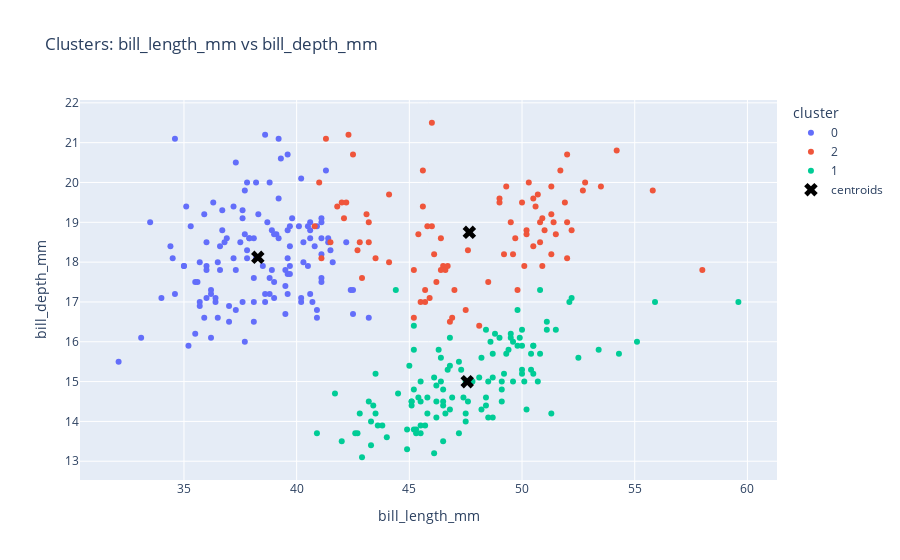
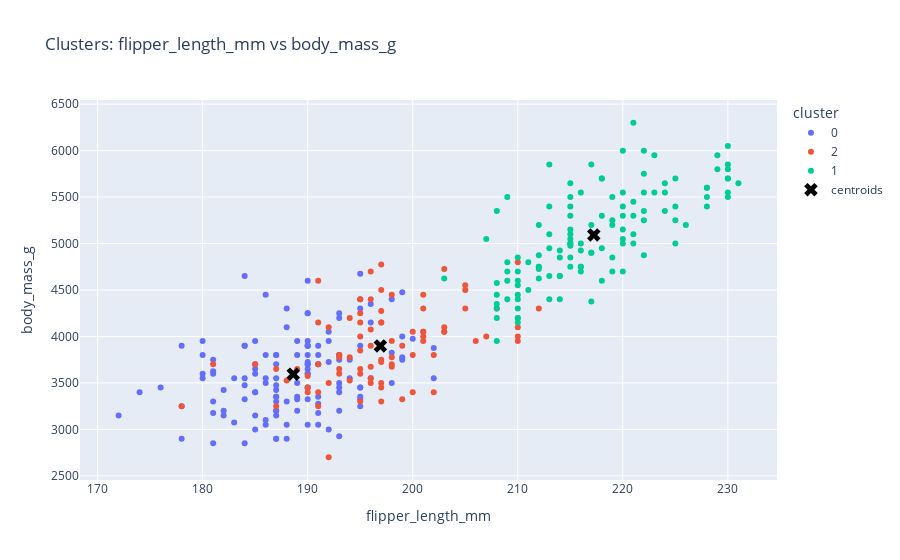

The notebook cell saved with these charts, in order:
### Markdown cell above
## 5 - Matriz de Dispersão

### Code cell
# 5 - Matrizes de dispersão com pontos e centroides
# Recuperar centróides em escala original (inverter a transformação)
centers_scaled = kmeans.cluster_centers_
centers_orig = scaler.inverse_transform(centers_scaled)
centers_df = pd.DataFrame(centers_orig, columns=X_numeric.columns)

# Gráfico 1: bill_length_mm x bill_depth_mm
fig = px.scatter(penguins_labeled, x='bill_length_mm', y='bill_depth_mm', color=penguins_labeled['cluster'].astype(str),
                 title='Clusters: bill_length_mm vs bill_depth_mm', labels={'color':'cluster'})
fig.add_trace(go.Scatter(x=centers_df['bill_length_mm'], y=centers_df['bill_depth_mm'],
                         mode='markers', marker=dict(symbol='x', size=12, color='black'), name='centroids'))
fig.show()

# Gráfico 2: flipper_length_mm x body_mass_g
fig2 = px.scatter(penguins_labeled, x='flipper_length_mm', y='body_mass_g', color=penguins_labeled['cluster'].astype(str),
                 title='Clusters: flipper_length_mm vs body_mass_g', labels={'color':'cluster'})
fig2.add_trace(go.Scatter(x=centers_df['flipper_length_mm'], y=centers_df['body_mass_g'],
                         mode='markers', marker=dict(symbol='x', size=12, color='black'), name='centroids'))
fig2.show()

### Figure 1 — Plotly figure (JSON) as saved in the notebook; plotly's stock layout.template omitted (floating-point values rounded to 4 significant figures; data arrays with more than 128 entries replaced by an {"elided": "..."} marker saying what was removed)
{"data": [{"hovertemplate": "cluster=0<br>bill_length_mm=%{x}<br>bill_depth_mm=%{y}<extra></extra>", "legendgroup": "0", "marker": {"color": "#636efa", "symbol": "circle"}, "mode": "markers", "name": "0", "orientation": "v", "showlegend": true, "type": "scatter", "x": {"elided": "129 float values"}, "xaxis": "x", "y": {"elided": "129 float values"}, "yaxis": "y"}, {"hovertemplate": "cluster=2<br>bill_length_mm=%{x}<br>bill_depth_mm=%{y}<extra></extra>", "legendgroup": "2", "marker": {"color": "#EF553B", "symbol": "circle"}, "mode": "markers", "name": "2", "orientation": "v", "showlegend": true, "type": "scatter", "x": [42.5, 46, 44.1, 42.3, 42, 41.3, 41.8, 45.8, 42.8, 42.1, 42.9, 41.1, 40.8, 43.2, 41, 43.2, 45.6, 42.2, 42.7, 44.1, 43.1, 41.5, 46.5, 50, 51.3, 45.4, 52.7, 45.2, 46.1, 51.3, 46, 51.3, 46.6, 51.7, 47, 52, 45.9, 50.5, 50.3, 58, 46.4, 49.2, 48.5, 50.6, 46.7, 52, 50.5, 49.5, 46.4, 52.8, 54.2, 51, 49.7, 47.5, 47.6, 52, 46.9, 53.5, 49, 46.2, 50.9, 45.5, 50.9, 50.8, 50.1, 49, 51.5, 49.8, 48.1, 51.4, 45.7, 50.7, 52.2, 45.2, 49.3, 50.2, 45.6, 51.9, 46.8, 45.7, 55.8, 43.5, 49.6, 50.8, 50.2], "xaxis": "x", "y": [20.7, 21.5, 19.7, 21.2, 19.5, 21.1, 19.4, 18.9, 18.5, 19.1, 17.6, 18.1, 18.9, 18.5, 20, 19, 20.3, 19.5, 18.3, 18, 19.2, 18.5, 17.9, 19.5, 19.2, 18.7, 19.8, 17.8, 18.2, 18.2, 18.9, 19.9, 17.8, 20.3, 17.3, 18.1, 17.1, 19.6, 20, 17.8, 18.6, 18.2, 17.5, 19.4, 17.9, 19, 18.4, 19, 17.8, 20, 20.8, 18.8, 18.6, 16.8, 18.3, 20.7, 16.6, 19.9, 19.5, 17.5, 19.1, 17, 17.9, 18.5, 17.9, 19.6, 18.7, 17.3, 16.4, 19, 17.3, 19.7, 18.8, 16.6, 19.9, 18.8, 19.4, 19.5, 16.5, 17, 19.8, 18.1, 18.2, 19, 18.7], "yaxis": "y"}, {"hovertemplate": "cluster=1<br>bill_length_mm=%{x}<br>bill_depth_mm=%{y}<extra></extra>", "legendgroup": "1", "marker": {"color": "#00cc96", "symbol": "circle"}, "mode": "markers", "name": "1", "orientation": "v", "showlegend": true, "type": "scatter", "x": [46.1, 50, 48.7, 50, 47.6, 46.5, 45.4, 46.7, 43.3, 46.8, 40.9, 49, 45.5, 48.4, 45.8, 49.3, 42, 49.2, 46.2, 48.7, 50.2, 45.1, 46.5, 46.3, 42.9, 46.1, 47.8, 48.2, 50, 47.3, 42.8, 45.1, 59.6, 49.1, 48.4, 42.6, 44.4, 44, 48.7, 42.7, 49.6, 45.3, 49.6, 50.5, 43.6, 45.5, 50.5, 44.9, 45.2, 46.6, 48.5, 45.1, 50.1, 46.5, 45, 43.8, 45.5, 43.2, 50.4, 45.3, 46.2, 45.7, 54.3, 45.8, 49.8, 49.5, 43.5, 50.7, 47.7, 46.4, 48.2, 46.5, 46.4, 48.6, 47.5, 51.1, 45.2, 45.2, 49.1, 52.5, 47.4, 50, 44.9, 50.8, 43.4, 51.3, 47.5, 52.1, 47.5, 52.2, 45.5, 49.5, 44.5, 50.8, 49.4, 46.9, 48.4, 51.1, 48.5, 55.9, 47.2, 49.1, 46.8, 41.7, 53.4, 43.3, 48.1, 50.5, 49.8, 43.5, 51.5, 46.2, 55.1, 48.8, 47.2, 46.8, 50.4, 45.2, 49.9], "xaxis": "x", "y": [13.2, 16.3, 14.1, 15.2, 14.5, 13.5, 14.6, 15.3, 13.4, 15.4, 13.7, 16.1, 13.7, 14.6, 14.6, 15.7, 13.5, 15.2, 14.5, 15.1, 14.3, 14.5, 14.5, 15.8, 13.1, 15.1, 15, 14.3, 15.3, 15.3, 14.2, 14.5, 17, 14.8, 16.3, 13.7, 17.3, 13.6, 15.7, 13.7, 16, 13.7, 15, 15.9, 13.9, 13.9, 15.9, 13.3, 15.8, 14.2, 14.1, 14.4, 15, 14.4, 15.4, 13.9, 15, 14.5, 15.3, 13.8, 14.9, 13.9, 15.7, 14.2, 16.8, 16.2, 14.2, 15, 15, 15.6, 15.6, 14.8, 15, 16, 14.2, 16.3, 13.8, 16.4, 14.5, 15.6, 14.6, 15.9, 13.8, 17.3, 14.4, 14.2, 14, 17, 15, 17.1, 14.5, 16.1, 14.7, 15.7, 15.8, 14.6, 14.4, 16.5, 15, 17, 15.5, 15, 16.1, 14.7, 15.8, 14, 15.1, 15.2, 15.9, 15.2, 16.3, 14.1, 16, 16.2, 13.7, 14.3, 15.7, 14.8, 16.1], "yaxis": "y"}, {"marker": {"color": "black", "size": 12, "symbol": "x"}, "mode": "markers", "name": "centroids", "type": "scatter", "x": [38.28, 47.57, 47.66], "y": [18.12, 15.0, 18.75]}], "layout": {"legend": {"title": {"text": "cluster"}, "tracegroupgap": 0}, "title": {"text": "Clusters: bill_length_mm vs bill_depth_mm"}, "xaxis": {"anchor": "y", "domain": [0, 1], "title": {"text": "bill_length_mm"}}, "yaxis": {"anchor": "x", "domain": [0, 1], "title": {"text": "bill_depth_mm"}}}}

### Figure 2 — Plotly figure (JSON) as saved in the notebook; plotly's stock layout.template omitted (floating-point values rounded to 4 significant figures; data arrays with more than 128 entries replaced by an {"elided": "..."} marker saying what was removed)
{"data": [{"hovertemplate": "cluster=0<br>flipper_length_mm=%{x}<br>body_mass_g=%{y}<extra></extra>", "legendgroup": "0", "marker": {"color": "#636efa", "symbol": "circle"}, "mode": "markers", "name": "0", "orientation": "v", "showlegend": true, "type": "scatter", "x": {"elided": "129 int values"}, "xaxis": "x", "y": {"elided": "129 int values"}, "yaxis": "y"}, {"hovertemplate": "cluster=2<br>flipper_length_mm=%{x}<br>body_mass_g=%{y}<extra></extra>", "legendgroup": "2", "marker": {"color": "#EF553B", "symbol": "circle"}, "mode": "markers", "name": "2", "orientation": "v", "showlegend": true, "type": "scatter", "x": [197, 194, 196, 191, 200, 195, 198, 197, 195, 195, 196, 205, 208, 192, 203, 197, 191, 197, 196, 210, 197, 201, 192, 196, 193, 188, 197, 198, 178, 197, 195, 198, 193, 194, 185, 201, 190, 201, 197, 181, 190, 195, 191, 193, 195, 197, 200, 200, 191, 205, 201, 203, 195, 199, 195, 210, 192, 205, 210, 187, 196, 196, 196, 201, 190, 212, 187, 198, 199, 201, 193, 203, 197, 191, 203, 202, 194, 206, 189, 195, 207, 202, 193, 210, 198], "xaxis": "x", "y": [4500, 4200, 4400, 4150, 4050, 4400, 4450, 4150, 4250, 4000, 4700, 4300, 4300, 4100, 4725, 4775, 4600, 4275, 4075, 4000, 3500, 4000, 3500, 3900, 3650, 3525, 3725, 3950, 3250, 3750, 4150, 3700, 3800, 3775, 3700, 4050, 3575, 4050, 3300, 3700, 3450, 4400, 3400, 3800, 3300, 4150, 3400, 3800, 3700, 4550, 4300, 4100, 3600, 3900, 3850, 4800, 2700, 4500, 3950, 3650, 3550, 3500, 3675, 4450, 3400, 4300, 3250, 3675, 3325, 3950, 3600, 4050, 3450, 3250, 4050, 3800, 3525, 3950, 3650, 3650, 4000, 3400, 3775, 4100, 3775], "yaxis": "y"}, {"hovertemplate": "cluster=1<br>flipper_length_mm=%{x}<br>body_mass_g=%{y}<extra></extra>", "legendgroup": "1", "marker": {"color": "#00cc96", "symbol": "circle"}, "mode": "markers", "name": "1", "orientation": "v", "showlegend": true, "type": "scatter", "x": [211, 230, 210, 218, 215, 210, 211, 219, 209, 215, 214, 216, 214, 213, 210, 217, 210, 221, 209, 222, 218, 215, 213, 215, 215, 215, 215, 210, 220, 222, 209, 207, 230, 220, 220, 213, 219, 208, 208, 208, 225, 210, 216, 222, 217, 210, 225, 213, 215, 210, 220, 210, 225, 217, 220, 208, 220, 208, 224, 208, 221, 214, 231, 219, 230, 229, 220, 223, 216, 221, 221, 217, 216, 230, 209, 220, 215, 223, 212, 221, 212, 224, 212, 228, 218, 218, 212, 230, 218, 228, 212, 224, 214, 226, 216, 222, 203, 225, 219, 228, 215, 228, 215, 210, 219, 208, 209, 216, 229, 213, 230, 217, 230, 222, 214, 215, 222, 212, 213], "xaxis": "x", "y": [4500, 5700, 4450, 5700, 5400, 4550, 4800, 5200, 4400, 5150, 4650, 5550, 4650, 5850, 4200, 5850, 4150, 6300, 4800, 5350, 5700, 5000, 4400, 5050, 5000, 5100, 5650, 4600, 5550, 5250, 4700, 5050, 6050, 5150, 5400, 4950, 5250, 4350, 5350, 3950, 5700, 4300, 4750, 5550, 4900, 4200, 5400, 5100, 5300, 4850, 5300, 4400, 5000, 4900, 5050, 4300, 5000, 4450, 5550, 4200, 5300, 4400, 5650, 4700, 5700, 5800, 4700, 5550, 4750, 5000, 5100, 5200, 4700, 5800, 4600, 6000, 4750, 5950, 4625, 5450, 4725, 5350, 4750, 5600, 4600, 5300, 4875, 5550, 4950, 5400, 4750, 5650, 4850, 5200, 4925, 4875, 4625, 5250, 4850, 5600, 4975, 5500, 5500, 4700, 5500, 4575, 5500, 5000, 5950, 4650, 5500, 4375, 5850, 6000, 4925, 4850, 5750, 5200, 5400], "yaxis": "y"}, {"marker": {"color": "black", "size": 12, "symbol": "x"}, "mode": "markers", "name": "centroids", "type": "scatter", "x": [188.6, 217.2, 196.9], "y": [3594.0, 5092.0, 3898.0]}], "layout": {"legend": {"title": {"text": "cluster"}, "tracegroupgap": 0}, "title": {"text": "Clusters: flipper_length_mm vs body_mass_g"}, "xaxis": {"anchor": "y", "domain": [0, 1], "title": {"text": "flipper_length_mm"}}, "yaxis": {"anchor": "x", "domain": [0, 1], "title": {"text": "body_mass_g"}}}}
